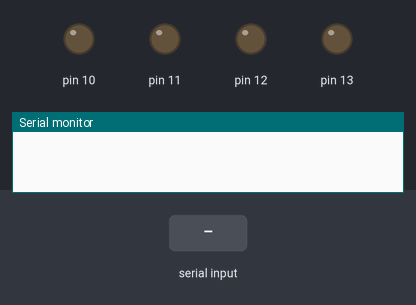
A sketch run on a simulated Arduino Uno, built with avr-gcc and run on an emulated ATmega328P. On the bench: output pins drawn as LEDs (lit = HIGH), the last lines printed to the serial monitor. The inputs (shaded band) are chosen by the test bench.

Above: at 1.2 s.
1.3 s: "light" received over Serial
At 1.7 s:
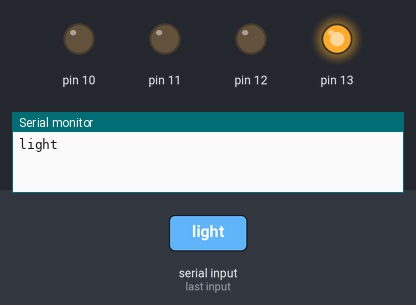
2.8 s: "fanon" received over Serial
At 4.0 s:
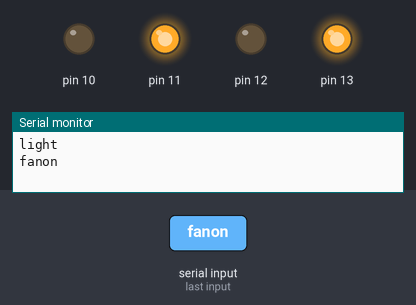
4.3 s: "lightoff" received over Serial
At 5.5 s:
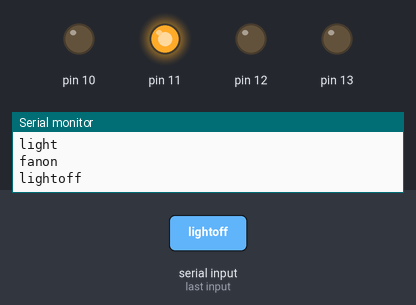
5.8 s: "new" received over Serial
At 7.0 s:
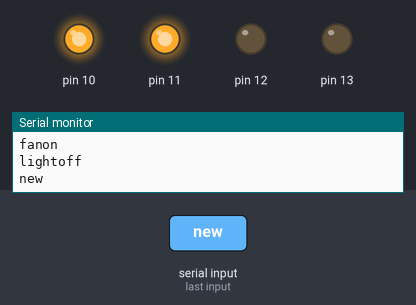
7.3 s: "fanoff" received over Serial
At 7.7 s:
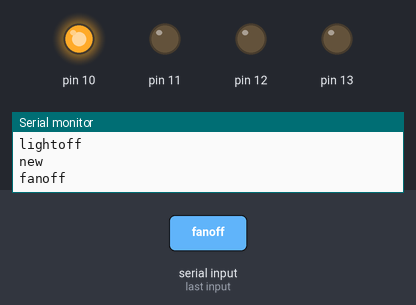
8.8 s: "light2" received over Serial
At 10.0 s:
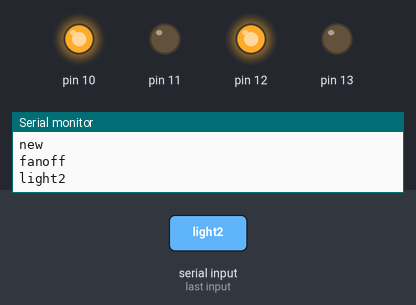
Timing chart, 0 to 11.3 s (numbered marks = the images above; inputs shaded):
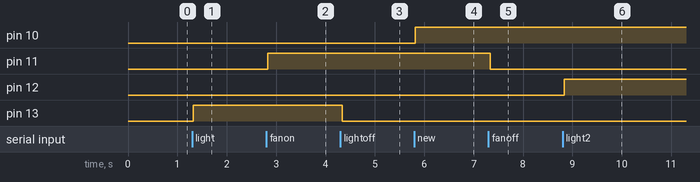

The sketch:

sketch_nov20a.ino
```cpp
String text;
void setup()
{
pinMode (13,OUTPUT);
pinMode (12,OUTPUT);
pinMode (11,OUTPUT);
pinMode (10,OUTPUT);
Serial.begin(9600) ;
}

void loop ( ) {
while (Serial.available ( ))
{
delay (5) ;
char c = Serial.read() ;
text +=c;
}
if (text. length() > 0)
  {
        Serial.println(text) ;
        if (text == "light")
        {
          digitalWrite (13, HIGH) ;
        }
        else if (text =="lightoff")
        {
          digitalWrite (13,LOW);
        }
        else if (text == "light2")
        {
          digitalWrite (12, HIGH) ;
        }
        else if (text =="light2off")
        {
          digitalWrite (12,LOW);
        }
        else if (text == "fanon")
        {
          digitalWrite (11, HIGH) ;
        }
       else if (text =="fanoff")
        {
        digitalWrite (11,LOW);
        }
        else if (text == "new")
        {
          digitalWrite (10, HIGH) ;
        }
        else if (text =="newoff")
        {
        digitalWrite (10,LOW);
        }
        text="";
  }
}
```

Measured:
- after the input at 1.3 s, pin 13: LOW → HIGH at once
- after the input at 2.8 s, pin 11: LOW → HIGH at once
- after the input at 4.3 s, pin 13: HIGH → LOW at once
- after the input at 5.8 s, pin 10: LOW → HIGH at once
- after the input at 7.3 s, pin 11: HIGH → LOW at once
- after the input at 8.8 s, pin 12: LOW → HIGH at once
